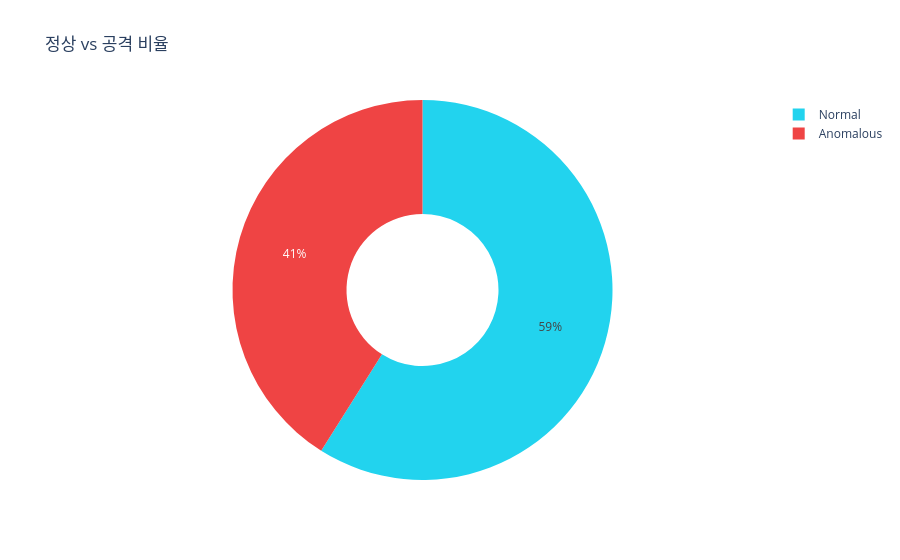

The notebook cell saved with this chart:
### Code cell
# %% [1] 정상 vs 공격 비율 (파이 차트)
fig = px.pie(
    values=df["label"].value_counts().values,
    names=df["label"].value_counts().index,
    title="정상 vs 공격 비율",
    color_discrete_sequence=["#22d3ee", "#ef4444"],
    hole=0.4,
)
fig.show()

### Figure 1 — Plotly figure (JSON) as saved in the notebook; plotly's stock layout.template omitted (floating-point values rounded to 4 significant figures)
{"data": [{"domain": {"x": [0, 1], "y": [0, 1]}, "hole": 0.4, "hovertemplate": "label=%{label}<br>value=%{value}<extra></extra>", "labels": ["Normal", "Anomalous"], "legendgroup": "", "name": "", "showlegend": true, "type": "pie", "values": [5895, 4105]}], "layout": {"legend": {"tracegroupgap": 0}, "piecolorway": ["#22d3ee", "#ef4444"], "title": {"text": "정상 vs 공격 비율"}}}
